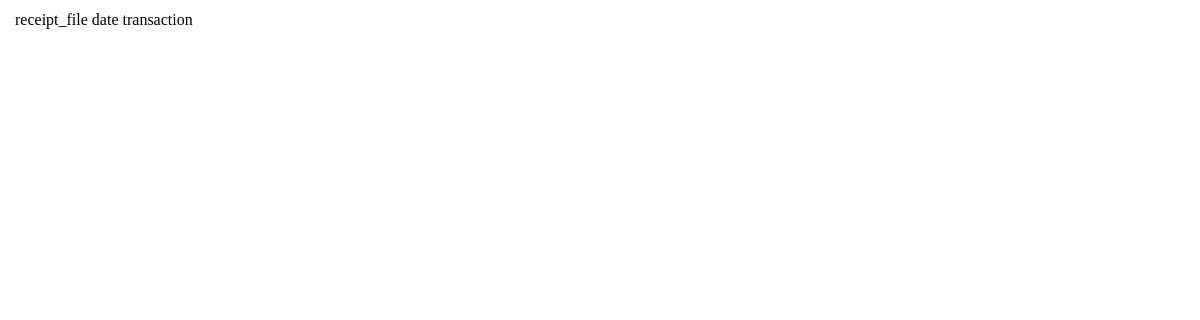
/wallet/receipt/, run on an earlier commit of the app's database.
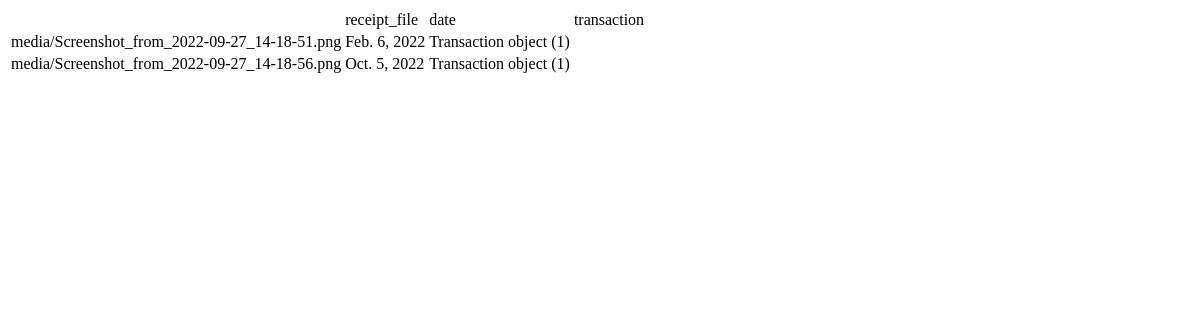
And on a later commit of the database.
### wallet/models.py (models this page shows)
class Receipt(models.Model):
    receipt_file=models.FileField(upload_to='media/')
    date=models.DateField(null=True)
    transaction=models.ForeignKey('Transaction',on_delete=models.CASCADE,related_name='Receipt_transaction',null=True)

class Transaction(models.Model):
    transaction_charge=models.CharField(max_length=3,null=True)
    transaction_cost=models.PositiveIntegerField(null=True)
    wallet=models.ForeignKey('Wallet',on_delete=models.CASCADE,related_name='Transaction_wallet',null=True)
    transaction_type=models.CharField(max_length=15,null=True)
    origin_account=models.ForeignKey('Account', on_delete=models.CASCADE,related_name='Transaction_account_origin',null=True)
    destination_account=models.ForeignKey('Customer', on_delete=models.CASCADE, related_name='Transaction_destinations',null=True)
    status=models.CharField(max_length=15,null=True)
    type=models.CharField(max_length=15,null=True)

### wallet/views.py (the view)
# urls.py: path("receipt/",views.list_Receipt,name = "register_receipt"),
def list_Receipt(request):
        receipts=Receipt.objects.all()
        return render(request,"wallet/list_receipt.html",{"receipts":receipts})

### wallet/templates/wallet/list_receipt.html (shortened to what this page needs)
<table>
    <th>
        <td> receipt_file </td>
        <td> date </td>
        <td> transaction</td>
    </th>
    {% for receipt in receipts%}
    <tr>
        <td>{{ receipt.receipt_file}}</td>
        <td>{{ receipt.date}}</td>
        <td>{{ receipt.transaction}}</td>
    </tr>
    {% endfor%}
</table>

What changed in the data, as far as the page shows it:
added Receipt: receipt_file "media/Screenshot_from_2022-09-27_14-18-51.png", date "Feb. 6, 2022", transaction "Transaction object (1)"
added Receipt: receipt_file "media/Screenshot_from_2022-09-27_14-18-56.png", date "Oct. 5, 2022", transaction "Transaction object (1)"
